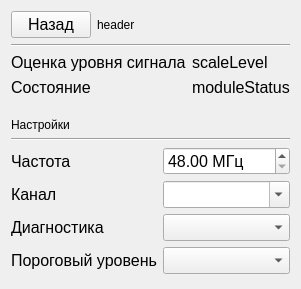
<?xml version="1.0" encoding="UTF-8"?>
<ui version="4.0">
 <class>DM500View</class>
 <widget class="QWidget" name="DM500View">
  <property name="geometry">
   <rect>
    <x>0</x>
    <y>0</y>
    <width>294</width>
    <height>289</height>
   </rect>
  </property>
  <layout class="QVBoxLayout" name="verticalLayout">
   <item>
    <layout class="QHBoxLayout" name="horizontalLayout">
     <item>
      <widget class="QPushButton" name="backBtn">
       <property name="sizePolicy">
        <sizepolicy hsizetype="Fixed" vsizetype="Fixed">
         <horstretch>0</horstretch>
         <verstretch>0</verstretch>
        </sizepolicy>
       </property>
       <property name="font">
        <font>
         <pointsize>12</pointsize>
        </font>
       </property>
       <property name="text">
        <string>Назад</string>
       </property>
      </widget>
     </item>
     <item>
      <widget class="QLabel" name="header">
       <property name="text">
        <string>header</string>
       </property>
      </widget>
     </item>
    </layout>
   </item>
   <item>
    <widget class="Line" name="line">
     <property name="orientation">
      <enum>Qt::Horizontal</enum>
     </property>
    </widget>
   </item>
   <item>
    <layout class="QFormLayout" name="formLayout_2">
     <item row="0" column="0">
      <widget class="QLabel" name="label_5">
       <property name="font">
        <font>
         <pointsize>12</pointsize>
        </font>
       </property>
       <property name="text">
        <string>Оценка уровня сигнала</string>
       </property>
      </widget>
     </item>
     <item row="0" column="1">
      <widget class="QLabel" name="scaleLevel">
       <property name="font">
        <font>
         <pointsize>12</pointsize>
        </font>
       </property>
       <property name="text">
        <string>scaleLevel</string>
       </property>
      </widget>
     </item>
     <item row="1" column="0">
      <widget class="QLabel" name="label_9">
       <property name="font">
        <font>
         <pointsize>12</pointsize>
        </font>
       </property>
       <property name="text">
        <string>Состояние</string>
       </property>
      </widget>
     </item>
     <item row="1" column="1">
      <widget class="QLabel" name="moduleStatus">
       <property name="font">
        <font>
         <pointsize>12</pointsize>
        </font>
       </property>
       <property name="text">
        <string>moduleStatus</string>
       </property>
      </widget>
     </item>
    </layout>
   </item>
   <item>
    <spacer name="verticalSpacer_2">
     <property name="orientation">
      <enum>Qt::Vertical</enum>
     </property>
     <property name="sizeType">
      <enum>QSizePolicy::Fixed</enum>
     </property>
     <property name="sizeHint" stdset="0">
      <size>
       <width>20</width>
       <height>15</height>
      </size>
     </property>
    </spacer>
   </item>
   <item>
    <widget class="QLabel" name="moduleConfigHeader">
     <property name="text">
      <string>Настройки</string>
     </property>
    </widget>
   </item>
   <item>
    <widget class="Line" name="line_2">
     <property name="orientation">
      <enum>Qt::Horizontal</enum>
     </property>
    </widget>
   </item>
   <item>
    <layout class="QFormLayout" name="formLayout">
     <item row="0" column="0">
      <widget class="QLabel" name="label">
       <property name="font">
        <font>
         <pointsize>12</pointsize>
        </font>
       </property>
       <property name="text">
        <string>Частота</string>
       </property>
      </widget>
     </item>
     <item row="0" column="1">
      <widget class="QDoubleSpinBox" name="frequency">
       <property name="maximumSize">
        <size>
         <width>200</width>
         <height>16777215</height>
        </size>
       </property>
       <property name="font">
        <font>
         <pointsize>12</pointsize>
        </font>
       </property>
       <property name="suffix">
        <string> МГц</string>
       </property>
       <property name="minimum">
        <double>48.000000000000000</double>
       </property>
       <property name="maximum">
        <double>862.000000000000000</double>
       </property>
       <property name="singleStep">
        <double>0.050000000000000</double>
       </property>
      </widget>
     </item>
     <item row="1" column="0">
      <widget class="QLabel" name="label_2">
       <property name="font">
        <font>
         <pointsize>12</pointsize>
        </font>
       </property>
       <property name="text">
        <string>Канал</string>
       </property>
      </widget>
     </item>
     <item row="1" column="1">
      <widget class="QComboBox" name="channel">
       <property name="maximumSize">
        <size>
         <width>200</width>
         <height>16777215</height>
        </size>
       </property>
       <property name="font">
        <font>
         <pointsize>12</pointsize>
        </font>
       </property>
       <property name="editable">
        <bool>true</bool>
       </property>
      </widget>
     </item>
     <item row="2" column="0">
      <widget class="QLabel" name="label_3">
       <property name="font">
        <font>
         <pointsize>12</pointsize>
        </font>
       </property>
       <property name="text">
        <string>Диагностика</string>
       </property>
      </widget>
     </item>
     <item row="2" column="1">
      <widget class="QComboBox" name="diagnostic">
       <property name="maximumSize">
        <size>
         <width>200</width>
         <height>16777215</height>
        </size>
       </property>
       <property name="font">
        <font>
         <pointsize>12</pointsize>
        </font>
       </property>
      </widget>
     </item>
     <item row="3" column="0">
      <widget class="QLabel" name="label_4">
       <property name="font">
        <font>
         <pointsize>12</pointsize>
        </font>
       </property>
       <property name="text">
        <string>Пороговый уровень</string>
       </property>
      </widget>
     </item>
     <item row="3" column="1">
      <widget class="QComboBox" name="thresholdLevel">
       <property name="maximumSize">
        <size>
         <width>200</width>
         <height>16777215</height>
        </size>
       </property>
       <property name="font">
        <font>
         <pointsize>12</pointsize>
        </font>
       </property>
      </widget>
     </item>
    </layout>
   </item>
   <item>
    <spacer name="verticalSpacer">
     <property name="orientation">
      <enum>Qt::Vertical</enum>
     </property>
     <property name="sizeHint" stdset="0">
      <size>
       <width>20</width>
       <height>40</height>
      </size>
     </property>
    </spacer>
   </item>
  </layout>
 </widget>
 <resources/>
 <connections/>
</ui>
